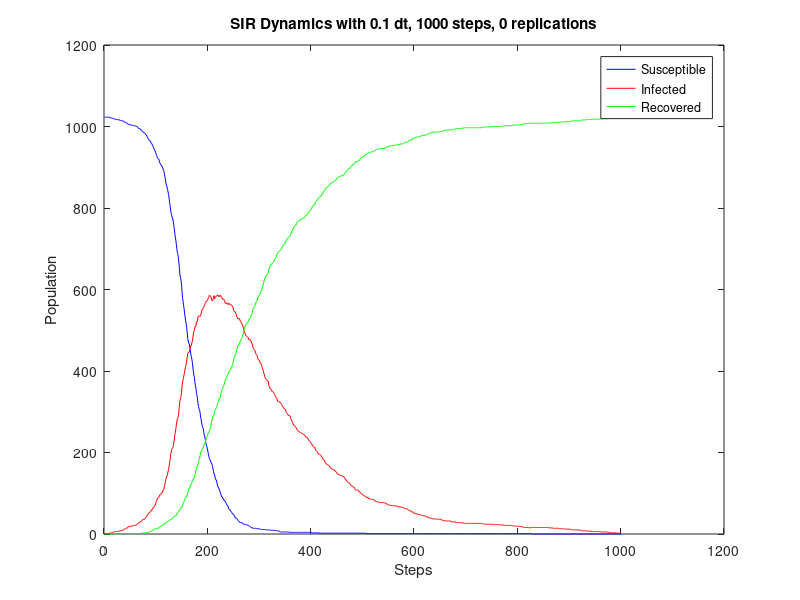

This figure's MATLAB source:
steps = 1000;
dt = 0.1;
replications = 0;
dynamics = [
1023.000,1.000,0.000;
1023.000,1.000,0.000;
1023.000,1.000,0.000;
1023.000,1.000,0.000;
1023.000,1.000,0.000;
1023.000,1.000,0.000;
1023.000,1.000,0.000;
1023.000,1.000,0.000;
1023.000,1.000,0.000;
1023.000,1.000,0.000;
1022.000,2.000,0.000;
1022.000,2.000,0.000;
1021.000,3.000,0.000;
1021.000,3.000,0.000;
1021.000,3.000,0.000;
1021.000,3.000,0.000;
1020.000,4.000,0.000;
1019.000,5.000,0.000;
1019.000,5.000,0.000;
1019.000,5.000,0.000;
1018.000,6.000,0.000;
1018.000,6.000,0.000;
1017.000,6.000,1.000;
1017.000,6.000,1.000;
1017.000,6.000,1.000;
1017.000,6.000,1.000;
1017.000,6.000,1.000;
1017.000,6.000,1.000;
1016.000,7.000,1.000;
1016.000,7.000,1.000;
1015.000,8.000,1.000;
1015.000,8.000,1.000;
1015.000,8.000,1.000;
1014.000,9.000,1.000;
1014.000,9.000,1.000;
1014.000,9.000,1.000;
1014.000,9.000,1.000;
1012.000,11.000,1.000;
1011.000,12.000,1.000;
1011.000,12.000,1.000;
1011.000,12.000,1.000;
1010.000,13.000,1.000;
1009.000,14.000,1.000;
1008.000,15.000,1.000;
1008.000,15.000,1.000;
1007.000,16.000,1.000;
1005.000,18.000,1.000;
1005.000,18.000,1.000;
1005.000,18.000,1.000;
1004.000,19.000,1.000;
1004.000,19.000,1.000;
1004.000,19.000,1.000;
1004.000,19.000,1.000;
1003.000,20.000,1.000;
1003.000,20.000,1.000;
1003.000,20.000,1.000;
1002.000,21.000,1.000;
1002.000,21.000,1.000;
1002.000,21.000,1.000;
1002.000,21.000,1.000;
1001.000,22.000,1.000;
1001.000,22.000,1.000;
1000.000,23.000,1.000;
1000.000,23.000,1.000;
998.000,25.000,1.000;
997.000,26.000,1.000;
995.000,28.000,1.000;
995.000,28.000,1.000;
995.000,28.000,1.000;
994.000,29.000,1.000;
992.000,31.000,1.000;
991.000,31.000,2.000;
991.000,31.000,2.000;
988.000,34.000,2.000;
987.000,35.000,2.000;
986.000,36.000,2.000;
985.000,37.000,2.000;
985.000,36.000,3.000;
983.000,38.000,3.000;
982.000,39.000,3.000;
980.000,41.000,3.000;
979.000,42.000,3.000;
976.000,45.000,3.000;
974.000,46.000,4.000;
971.000,49.000,4.000;
970.000,50.000,4.000;
967.000,52.000,5.000;
966.000,53.000,5.000;
965.000,53.000,6.000;
964.000,54.000,6.000;
960.000,57.000,7.000;
958.000,59.000,7.000;
957.000,59.000,8.000;
953.000,63.000,8.000;
951.000,64.000,9.000;
948.000,65.000,11.000;
945.000,67.000,12.000;
942.000,70.000,12.000;
940.000,71.000,13.000;
937.000,74.000,13.000;
931.000,80.000,13.000;
929.000,81.000,14.000;
924.000,86.000,14.000;
922.000,88.000,14.000;
921.000,89.000,14.000;
920.000,90.000,14.000;
916.000,92.000,16.000;
911.000,96.000,17.000;
909.000,97.000,18.000;
906.000,98.000,20.000;
905.000,99.000,20.000;
903.000,100.000,21.000;
900.000,103.000,21.000;
897.000,106.000,21.000;
893.000,109.000,22.000;
890.000,110.000,24.000;
883.000,117.000,24.000;
876.000,123.000,25.000;
869.000,129.000,26.000;
860.000,137.000,27.000;
856.000,140.000,28.000;
851.000,143.000,30.000;
846.000,147.000,31.000;
839.000,154.000,31.000;
833.000,158.000,33.000;
824.000,167.000,33.000;
813.000,176.000,35.000;
806.000,183.000,35.000;
793.000,196.000,35.000;
787.000,201.000,36.000;
781.000,207.000,36.000;
777.000,210.000,37.000;
773.000,211.000,40.000;
768.000,215.000,41.000;
758.000,223.000,43.000;
750.000,231.000,43.000;
738.000,242.000,44.000;
729.000,250.000,45.000;
721.000,258.000,45.000;
711.000,267.000,46.000;
700.000,275.000,49.000;
691.000,283.000,50.000;
686.000,285.000,53.000;
678.000,291.000,55.000;
665.000,302.000,57.000;
651.000,316.000,57.000;
636.000,328.000,60.000;
630.000,332.000,62.000;
623.000,337.000,64.000;
613.000,347.000,64.000;
595.000,363.000,66.000;
580.000,373.000,71.000;
571.000,378.000,75.000;
561.000,385.000,78.000;
553.000,391.000,80.000;
542.000,398.000,84.000;
532.000,405.000,87.000;
523.000,411.000,90.000;
516.000,417.000,91.000;
507.000,424.000,93.000;
496.000,433.000,95.000;
480.000,443.000,101.000;
474.000,445.000,105.000;
468.000,446.000,110.000;
467.000,446.000,111.000;
458.000,453.000,113.000;
451.000,455.000,118.000;
441.000,463.000,120.000;
436.000,463.000,125.000;
429.000,469.000,126.000;
421.000,473.000,130.000;
410.000,482.000,132.000;
398.000,491.000,135.000;
390.000,497.000,137.000;
384.000,500.000,140.000;
371.000,509.000,144.000;
364.000,508.000,152.000;
357.000,511.000,156.000;
345.000,521.000,158.000;
340.000,520.000,164.000;
332.000,523.000,169.000;
320.000,533.000,171.000;
313.000,535.000,176.000;
306.000,535.000,183.000;
304.000,535.000,185.000;
298.000,534.000,192.000;
286.000,537.000,201.000;
282.000,540.000,202.000;
272.000,547.000,205.000;
266.000,550.000,208.000;
262.000,552.000,210.000;
259.000,554.000,211.000;
251.000,556.000,217.000;
243.000,561.000,220.000;
239.000,563.000,222.000;
232.000,566.000,226.000;
225.000,568.000,231.000;
218.000,572.000,234.000;
215.000,571.000,238.000;
209.000,573.000,242.000;
203.000,576.000,245.000;
196.000,580.000,248.000;
191.000,582.000,251.000;
185.000,586.000,253.000;
183.000,585.000,256.000;
179.000,583.000,262.000;
176.000,582.000,266.000;
174.000,576.000,274.000;
171.000,573.000,280.000;
166.000,572.000,286.000;
160.000,576.000,288.000;
153.000,581.000,290.000;
147.000,585.000,292.000;
146.000,577.000,301.000;
139.000,581.000,304.000;
134.000,583.000,307.000;
133.000,583.000,308.000;
130.000,584.000,310.000;
123.000,584.000,317.000;
117.000,587.000,320.000;
115.000,586.000,323.000;
113.000,583.000,328.000;
110.000,582.000,332.000;
106.000,585.000,333.000;
102.000,586.000,336.000;
97.000,584.000,343.000;
95.000,581.000,348.000;
91.000,581.000,352.000;
91.000,576.000,357.000;
88.000,577.000,359.000;
86.000,576.000,362.000;
83.000,576.000,365.000;
83.000,573.000,368.000;
80.000,569.000,375.000;
80.000,566.000,378.000;
77.000,567.000,380.000;
74.000,566.000,384.000;
71.000,567.000,386.000;
69.000,564.000,391.000;
69.000,563.000,392.000;
63.000,566.000,395.000;
60.000,566.000,398.000;
60.000,564.000,400.000;
60.000,563.000,401.000;
56.000,564.000,404.000;
55.000,562.000,407.000;
53.000,562.000,409.000;
51.000,560.000,413.000;
50.000,558.000,416.000;
48.000,555.000,421.000;
48.000,549.000,427.000;
45.000,546.000,433.000;
44.000,546.000,434.000;
39.000,545.000,440.000;
39.000,542.000,443.000;
39.000,539.000,446.000;
38.000,532.000,454.000;
36.000,532.000,456.000;
34.000,528.000,462.000;
33.000,529.000,462.000;
31.000,528.000,465.000;
30.000,529.000,465.000;
28.000,525.000,471.000;
28.000,522.000,474.000;
28.000,520.000,476.000;
28.000,518.000,478.000;
27.000,515.000,482.000;
27.000,513.000,484.000;
25.000,510.000,489.000;
24.000,505.000,495.000;
24.000,500.000,500.000;
23.000,496.000,505.000;
23.000,492.000,509.000;
23.000,488.000,513.000;
23.000,487.000,514.000;
23.000,485.000,516.000;
22.000,484.000,518.000;
22.000,483.000,519.000;
21.000,482.000,521.000;
21.000,477.000,526.000;
20.000,478.000,526.000;
19.000,476.000,529.000;
17.000,477.000,530.000;
17.000,475.000,532.000;
16.000,472.000,536.000;
16.000,468.000,540.000;
15.000,466.000,543.000;
14.000,460.000,550.000;
14.000,455.000,555.000;
14.000,454.000,556.000;
14.000,452.000,558.000;
14.000,451.000,559.000;
14.000,446.000,564.000;
14.000,442.000,568.000;
14.000,440.000,570.000;
13.000,439.000,572.000;
13.000,435.000,576.000;
13.000,429.000,582.000;
13.000,428.000,583.000;
13.000,427.000,584.000;
12.000,425.000,587.000;
12.000,422.000,590.000;
12.000,418.000,594.000;
11.000,417.000,596.000;
11.000,416.000,597.000;
11.000,409.000,604.000;
11.000,405.000,608.000;
11.000,402.000,611.000;
11.000,396.000,617.000;
11.000,392.000,621.000;
11.000,387.000,626.000;
11.000,383.000,630.000;
10.000,381.000,633.000;
10.000,380.000,634.000;
10.000,379.000,635.000;
10.000,377.000,637.000;
10.000,376.000,638.000;
10.000,373.000,641.000;
10.000,364.000,650.000;
10.000,363.000,651.000;
10.000,359.000,655.000;
10.000,356.000,658.000;
9.000,355.000,660.000;
9.000,354.000,661.000;
9.000,351.000,664.000;
9.000,350.000,665.000;
9.000,349.000,666.000;
9.000,348.000,667.000;
9.000,345.000,670.000;
9.000,343.000,672.000;
9.000,339.000,676.000;
8.000,338.000,678.000;
8.000,335.000,681.000;
8.000,334.000,682.000;
8.000,330.000,686.000;
8.000,326.000,690.000;
8.000,325.000,691.000;
7.000,325.000,692.000;
7.000,324.000,693.000;
6.000,323.000,695.000;
5.000,323.000,696.000;
5.000,322.000,697.000;
5.000,320.000,699.000;
5.000,318.000,701.000;
5.000,315.000,704.000;
5.000,313.000,706.000;
5.000,310.000,709.000;
5.000,309.000,710.000;
5.000,308.000,711.000;
5.000,306.000,713.000;
5.000,306.000,713.000;
5.000,301.000,718.000;
5.000,298.000,721.000;
5.000,296.000,723.000;
5.000,294.000,725.000;
5.000,293.000,726.000;
5.000,291.000,728.000;
4.000,292.000,728.000;
4.000,290.000,730.000;
4.000,290.000,730.000;
4.000,287.000,733.000;
4.000,282.000,738.000;
4.000,278.000,742.000;
4.000,277.000,743.000;
4.000,273.000,747.000;
4.000,271.000,749.000;
4.000,267.000,753.000;
4.000,266.000,754.000;
4.000,266.000,754.000;
4.000,263.000,757.000;
4.000,262.000,758.000;
4.000,261.000,759.000;
4.000,258.000,762.000;
4.000,256.000,764.000;
4.000,254.000,766.000;
4.000,252.000,768.000;
4.000,252.000,768.000;
4.000,251.000,769.000;
4.000,250.000,770.000;
4.000,249.000,771.000;
4.000,249.000,771.000;
4.000,247.000,773.000;
4.000,247.000,773.000;
4.000,246.000,774.000;
4.000,245.000,775.000;
4.000,245.000,775.000;
4.000,244.000,776.000;
4.000,243.000,777.000;
4.000,241.000,779.000;
4.000,239.000,781.000;
4.000,238.000,782.000;
4.000,238.000,782.000;
4.000,238.000,782.000;
4.000,235.000,785.000;
4.000,233.000,787.000;
4.000,230.000,790.000;
4.000,229.000,791.000;
4.000,228.000,792.000;
4.000,226.000,794.000;
4.000,225.000,795.000;
4.000,222.000,798.000;
3.000,221.000,800.000;
3.000,218.000,803.000;
3.000,217.000,804.000;
3.000,214.000,807.000;
3.000,214.000,807.000;
3.000,213.000,808.000;
3.000,213.000,808.000;
3.000,208.000,813.000;
3.000,205.000,816.000;
3.000,204.000,817.000;
3.000,203.000,818.000;
3.000,200.000,821.000;
3.000,199.000,822.000;
3.000,196.000,825.000;
2.000,196.000,826.000;
2.000,195.000,827.000;
2.000,195.000,827.000;
2.000,194.000,828.000;
2.000,193.000,829.000;
2.000,189.000,833.000;
2.000,188.000,834.000;
2.000,188.000,834.000;
2.000,183.000,839.000;
2.000,182.000,840.000;
2.000,181.000,841.000;
2.000,180.000,842.000;
2.000,175.000,847.000;
2.000,174.000,848.000;
2.000,173.000,849.000;
2.000,172.000,850.000;
2.000,170.000,852.000;
2.000,170.000,852.000;
2.000,169.000,853.000;
2.000,169.000,853.000;
2.000,167.000,855.000;
2.000,165.000,857.000;
2.000,163.000,859.000;
2.000,161.000,861.000;
2.000,161.000,861.000;
2.000,160.000,862.000;
2.000,159.000,863.000;
2.000,159.000,863.000;
2.000,158.000,864.000;
2.000,157.000,865.000;
2.000,157.000,865.000;
2.000,155.000,867.000;
2.000,153.000,869.000;
2.000,153.000,869.000;
2.000,152.000,870.000;
2.000,149.000,873.000;
2.000,147.000,875.000;
2.000,147.000,875.000;
2.000,146.000,876.000;
2.000,145.000,877.000;
2.000,145.000,877.000;
2.000,144.000,878.000;
2.000,144.000,878.000;
2.000,143.000,879.000;
2.000,143.000,879.000;
2.000,143.000,879.000;
2.000,141.000,881.000;
2.000,141.000,881.000;
2.000,141.000,881.000;
2.000,139.000,883.000;
2.000,137.000,885.000;
2.000,135.000,887.000;
2.000,133.000,889.000;
2.000,132.000,890.000;
2.000,130.000,892.000;
2.000,129.000,893.000;
2.000,127.000,895.000;
2.000,126.000,896.000;
2.000,126.000,896.000;
2.000,125.000,897.000;
2.000,123.000,899.000;
2.000,121.000,901.000;
2.000,120.000,902.000;
2.000,118.000,904.000;
2.000,118.000,904.000;
2.000,117.000,905.000;
2.000,116.000,906.000;
2.000,115.000,907.000;
2.000,115.000,907.000;
2.000,112.000,910.000;
2.000,109.000,913.000;
2.000,108.000,914.000;
2.000,108.000,914.000;
2.000,108.000,914.000;
2.000,108.000,914.000;
2.000,108.000,914.000;
2.000,107.000,915.000;
2.000,105.000,917.000;
2.000,105.000,917.000;
2.000,104.000,918.000;
2.000,101.000,921.000;
2.000,100.000,922.000;
2.000,98.000,924.000;
2.000,98.000,924.000;
2.000,97.000,925.000;
2.000,96.000,926.000;
2.000,95.000,927.000;
2.000,95.000,927.000;
2.000,93.000,929.000;
2.000,92.000,930.000;
2.000,91.000,931.000;
2.000,91.000,931.000;
1.000,91.000,932.000;
1.000,89.000,934.000;
1.000,89.000,934.000;
1.000,89.000,934.000;
1.000,87.000,936.000;
1.000,87.000,936.000;
1.000,87.000,936.000;
1.000,86.000,937.000;
1.000,86.000,937.000;
1.000,85.000,938.000;
1.000,85.000,938.000;
1.000,85.000,938.000;
1.000,85.000,938.000;
1.000,85.000,938.000;
1.000,85.000,938.000;
1.000,83.000,940.000;
1.000,82.000,941.000;
1.000,81.000,942.000;
1.000,80.000,943.000;
1.000,79.000,944.000;
1.000,79.000,944.000;
1.000,79.000,944.000;
1.000,79.000,944.000;
1.000,78.000,945.000;
1.000,78.000,945.000;
1.000,78.000,945.000;
1.000,78.000,945.000;
1.000,77.000,946.000;
1.000,77.000,946.000;
1.000,77.000,946.000;
1.000,77.000,946.000;
1.000,77.000,946.000;
1.000,77.000,946.000;
1.000,77.000,946.000;
1.000,77.000,946.000;
1.000,76.000,947.000;
1.000,76.000,947.000;
1.000,76.000,947.000;
1.000,75.000,948.000;
1.000,75.000,948.000;
1.000,72.000,951.000;
1.000,72.000,951.000;
1.000,72.000,951.000;
1.000,72.000,951.000;
1.000,71.000,952.000;
1.000,70.000,953.000;
1.000,70.000,953.000;
1.000,70.000,953.000;
1.000,70.000,953.000;
1.000,70.000,953.000;
1.000,70.000,953.000;
1.000,69.000,954.000;
1.000,69.000,954.000;
1.000,69.000,954.000;
1.000,69.000,954.000;
1.000,69.000,954.000;
1.000,69.000,954.000;
1.000,69.000,954.000;
1.000,69.000,954.000;
1.000,69.000,954.000;
1.000,68.000,955.000;
1.000,67.000,956.000;
1.000,67.000,956.000;
1.000,67.000,956.000;
1.000,67.000,956.000;
1.000,66.000,957.000;
1.000,66.000,957.000;
1.000,66.000,957.000;
1.000,66.000,957.000;
1.000,66.000,957.000;
1.000,65.000,958.000;
1.000,65.000,958.000;
1.000,64.000,959.000;
1.000,63.000,960.000;
1.000,62.000,961.000;
1.000,62.000,961.000;
1.000,62.000,961.000;
1.000,62.000,961.000;
1.000,62.000,961.000;
1.000,61.000,962.000;
1.000,60.000,963.000;
1.000,59.000,964.000;
1.000,58.000,965.000;
1.000,57.000,966.000;
1.000,57.000,966.000;
1.000,57.000,966.000;
1.000,57.000,966.000;
1.000,54.000,969.000;
1.000,54.000,969.000;
1.000,54.000,969.000;
1.000,54.000,969.000;
1.000,53.000,970.000;
1.000,51.000,972.000;
1.000,50.000,973.000;
1.000,50.000,973.000;
1.000,50.000,973.000;
1.000,50.000,973.000;
1.000,49.000,974.000;
1.000,49.000,974.000;
1.000,49.000,974.000;
1.000,48.000,975.000;
1.000,48.000,975.000;
1.000,48.000,975.000;
1.000,48.000,975.000;
1.000,47.000,976.000;
1.000,47.000,976.000;
1.000,46.000,977.000;
1.000,45.000,978.000;
1.000,45.000,978.000;
1.000,45.000,978.000;
1.000,45.000,978.000;
1.000,45.000,978.000;
1.000,45.000,978.000;
1.000,44.000,979.000;
1.000,44.000,979.000;
1.000,44.000,979.000;
1.000,43.000,980.000;
1.000,42.000,981.000;
1.000,41.000,982.000;
1.000,41.000,982.000;
1.000,41.000,982.000;
1.000,40.000,983.000;
1.000,39.000,984.000;
1.000,39.000,984.000;
1.000,39.000,984.000;
1.000,39.000,984.000;
1.000,39.000,984.000;
1.000,38.000,985.000;
1.000,37.000,986.000;
1.000,37.000,986.000;
1.000,37.000,986.000;
1.000,37.000,986.000;
1.000,37.000,986.000;
1.000,37.000,986.000;
1.000,37.000,986.000;
1.000,37.000,986.000;
1.000,37.000,986.000;
1.000,37.000,986.000;
1.000,36.000,987.000;
1.000,36.000,987.000;
1.000,36.000,987.000;
1.000,36.000,987.000;
1.000,36.000,987.000;
1.000,36.000,987.000;
1.000,35.000,988.000;
1.000,35.000,988.000;
1.000,35.000,988.000;
1.000,34.000,989.000;
1.000,33.000,990.000;
1.000,33.000,990.000;
1.000,33.000,990.000;
1.000,33.000,990.000;
1.000,32.000,991.000;
1.000,32.000,991.000;
1.000,32.000,991.000;
1.000,32.000,991.000;
1.000,32.000,991.000;
1.000,32.000,991.000;
1.000,32.000,991.000;
1.000,32.000,991.000;
1.000,32.000,991.000;
1.000,32.000,991.000;
1.000,32.000,991.000;
1.000,32.000,991.000;
1.000,30.000,993.000;
1.000,30.000,993.000;
1.000,30.000,993.000;
1.000,30.000,993.000;
1.000,30.000,993.000;
1.000,30.000,993.000;
1.000,30.000,993.000;
1.000,30.000,993.000;
1.000,29.000,994.000;
1.000,28.000,995.000;
1.000,28.000,995.000;
1.000,28.000,995.000;
1.000,28.000,995.000;
1.000,28.000,995.000;
1.000,28.000,995.000;
1.000,28.000,995.000;
1.000,28.000,995.000;
1.000,28.000,995.000;
1.000,28.000,995.000;
1.000,28.000,995.000;
1.000,28.000,995.000;
1.000,27.000,996.000;
1.000,27.000,996.000;
1.000,27.000,996.000;
1.000,27.000,996.000;
1.000,26.000,997.000;
1.000,26.000,997.000;
1.000,26.000,997.000;
1.000,26.000,997.000;
1.000,26.000,997.000;
1.000,26.000,997.000;
1.000,26.000,997.000;
1.000,26.000,997.000;
1.000,26.000,997.000;
1.000,26.000,997.000;
1.000,26.000,997.000;
1.000,26.000,997.000;
1.000,26.000,997.000;
1.000,26.000,997.000;
1.000,26.000,997.000;
1.000,26.000,997.000;
1.000,26.000,997.000;
1.000,26.000,997.000;
1.000,26.000,997.000;
1.000,26.000,997.000;
1.000,26.000,997.000;
1.000,26.000,997.000;
1.000,26.000,997.000;
1.000,26.000,997.000;
1.000,26.000,997.000;
1.000,26.000,997.000;
1.000,26.000,997.000;
1.000,26.000,997.000;
1.000,26.000,997.000;
1.000,26.000,997.000;
1.000,26.000,997.000;
1.000,26.000,997.000;
1.000,26.000,997.000;
1.000,26.000,997.000;
1.000,26.000,997.000;
1.000,25.000,998.000;
1.000,25.000,998.000;
1.000,25.000,998.000;
1.000,25.000,998.000;
1.000,24.000,999.000;
1.000,24.000,999.000;
1.000,24.000,999.000;
1.000,24.000,999.000;
1.000,24.000,999.000;
1.000,24.000,999.000;
1.000,24.000,999.000;
1.000,24.000,999.000;
1.000,24.000,999.000;
1.000,24.000,999.000;
1.000,24.000,999.000;
1.000,24.000,999.000;
1.000,24.000,999.000;
1.000,24.000,999.000;
1.000,24.000,999.000;
1.000,24.000,999.000;
1.000,23.000,1000.000;
1.000,23.000,1000.000;
1.000,23.000,1000.000;
1.000,23.000,1000.000;
1.000,23.000,1000.000;
1.000,23.000,1000.000;
1.000,23.000,1000.000;
1.000,23.000,1000.000;
1.000,23.000,1000.000;
1.000,23.000,1000.000;
1.000,23.000,1000.000;
1.000,23.000,1000.000;
1.000,23.000,1000.000;
1.000,23.000,1000.000;
1.000,23.000,1000.000;
1.000,23.000,1000.000;
1.000,22.000,1001.000;
1.000,22.000,1001.000;
1.000,22.000,1001.000;
1.000,22.000,1001.000;
1.000,22.000,1001.000;
1.000,22.000,1001.000;
1.000,22.000,1001.000;
1.000,22.000,1001.000;
1.000,21.000,1002.000;
1.000,21.000,1002.000;
1.000,21.000,1002.000;
1.000,21.000,1002.000;
1.000,21.000,1002.000;
1.000,21.000,1002.000;
1.000,21.000,1002.000;
1.000,21.000,1002.000;
1.000,21.000,1002.000;
1.000,21.000,1002.000;
1.000,21.000,1002.000;
1.000,21.000,1002.000;
1.000,21.000,1002.000;
1.000,21.000,1002.000;
1.000,20.000,1003.000;
1.000,20.000,1003.000;
1.000,20.000,1003.000;
1.000,20.000,1003.000;
1.000,20.000,1003.000;
1.000,20.000,1003.000;
1.000,19.000,1004.000;
1.000,19.000,1004.000;
1.000,19.000,1004.000;
1.000,19.000,1004.000;
1.000,19.000,1004.000;
1.000,19.000,1004.000;
1.000,19.000,1004.000;
1.000,19.000,1004.000;
1.000,19.000,1004.000;
1.000,19.000,1004.000;
1.000,19.000,1004.000;
1.000,18.000,1005.000;
1.000,18.000,1005.000;
1.000,18.000,1005.000;
1.000,18.000,1005.000;
1.000,18.000,1005.000;
1.000,16.000,1007.000;
1.000,16.000,1007.000;
1.000,16.000,1007.000;
1.000,16.000,1007.000;
1.000,16.000,1007.000;
1.000,16.000,1007.000;
1.000,16.000,1007.000;
1.000,16.000,1007.000;
1.000,16.000,1007.000;
1.000,16.000,1007.000;
1.000,16.000,1007.000;
1.000,15.000,1008.000;
1.000,15.000,1008.000;
1.000,15.000,1008.000;
1.000,15.000,1008.000;
0.000,16.000,1008.000;
0.000,16.000,1008.000;
0.000,16.000,1008.000;
0.000,16.000,1008.000;
0.000,16.000,1008.000;
0.000,16.000,1008.000;
0.000,16.000,1008.000;
0.000,16.000,1008.000;
0.000,16.000,1008.000;
0.000,16.000,1008.000;
0.000,16.000,1008.000;
0.000,16.000,1008.000;
0.000,16.000,1008.000;
0.000,16.000,1008.000;
0.000,16.000,1008.000;
0.000,16.000,1008.000;
0.000,16.000,1008.000;
0.000,16.000,1008.000;
0.000,16.000,1008.000;
0.000,16.000,1008.000;
0.000,16.000,1008.000;
0.000,16.000,1008.000;
0.000,16.000,1008.000;
0.000,16.000,1008.000;
0.000,16.000,1008.000;
0.000,16.000,1008.000;
0.000,16.000,1008.000;
0.000,16.000,1008.000;
0.000,16.000,1008.000;
0.000,16.000,1008.000;
0.000,16.000,1008.000;
0.000,16.000,1008.000;
0.000,16.000,1008.000;
0.000,16.000,1008.000;
0.000,15.000,1009.000;
0.000,15.000,1009.000;
0.000,15.000,1009.000;
0.000,15.000,1009.000;
0.000,15.000,1009.000;
0.000,15.000,1009.000;
0.000,15.000,1009.000;
0.000,15.000,1009.000;
0.000,14.000,1010.000;
0.000,14.000,1010.000;
0.000,14.000,1010.000;
0.000,14.000,1010.000;
0.000,14.000,1010.000;
0.000,14.000,1010.000;
0.000,14.000,1010.000;
0.000,14.000,1010.000;
0.000,14.000,1010.000;
0.000,14.000,1010.000;
0.000,14.000,1010.000;
0.000,14.000,1010.000;
0.000,13.000,1011.000;
0.000,13.000,1011.000;
0.000,13.000,1011.000;
0.000,13.000,1011.000;
0.000,13.000,1011.000;
0.000,13.000,1011.000;
0.000,13.000,1011.000;
0.000,13.000,1011.000;
0.000,13.000,1011.000;
0.000,13.000,1011.000;
0.000,12.000,1012.000;
0.000,12.000,1012.000;
0.000,12.000,1012.000;
0.000,12.000,1012.000;
0.000,12.000,1012.000;
0.000,12.000,1012.000;
0.000,12.000,1012.000;
0.000,12.000,1012.000;
0.000,12.000,1012.000;
0.000,12.000,1012.000;
0.000,12.000,1012.000;
0.000,12.000,1012.000;
0.000,12.000,1012.000;
0.000,11.000,1013.000;
0.000,11.000,1013.000;
0.000,10.000,1014.000;
0.000,10.000,1014.000;
0.000,10.000,1014.000;
0.000,10.000,1014.000;
0.000,10.000,1014.000;
0.000,10.000,1014.000;
0.000,10.000,1014.000;
0.000,10.000,1014.000;
0.000,10.000,1014.000;
0.000,10.000,1014.000;
0.000,10.000,1014.000;
0.000,10.000,1014.000;
0.000,10.000,1014.000;
0.000,10.000,1014.000;
0.000,10.000,1014.000;
0.000,10.000,1014.000;
0.000,9.000,1015.000;
0.000,9.000,1015.000;
0.000,8.000,1016.000;
0.000,8.000,1016.000;
0.000,8.000,1016.000;
0.000,8.000,1016.000;
0.000,8.000,1016.000;
0.000,8.000,1016.000;
0.000,8.000,1016.000;
0.000,8.000,1016.000;
0.000,8.000,1016.000;
0.000,7.000,1017.000;
0.000,7.000,1017.000;
0.000,7.000,1017.000;
0.000,7.000,1017.000;
0.000,7.000,1017.000;
0.000,7.000,1017.000;
0.000,7.000,1017.000;
0.000,7.000,1017.000;
0.000,7.000,1017.000;
0.000,7.000,1017.000;
0.000,7.000,1017.000;
0.000,6.000,1018.000;
0.000,6.000,1018.000;
0.000,6.000,1018.000;
0.000,6.000,1018.000;
0.000,6.000,1018.000;
0.000,6.000,1018.000;
0.000,6.000,1018.000;
0.000,6.000,1018.000;
0.000,6.000,1018.000;
0.000,6.000,1018.000;
0.000,6.000,1018.000;
0.000,6.000,1018.000;
0.000,6.000,1018.000;
0.000,6.000,1018.000;
0.000,6.000,1018.000;
0.000,6.000,1018.000;
0.000,6.000,1018.000;
0.000,6.000,1018.000;
0.000,5.000,1019.000;
0.000,5.000,1019.000;
0.000,5.000,1019.000;
0.000,5.000,1019.000;
0.000,5.000,1019.000;
0.000,5.000,1019.000;
0.000,5.000,1019.000;
0.000,5.000,1019.000;
0.000,5.000,1019.000;
0.000,5.000,1019.000;
0.000,5.000,1019.000;
0.000,5.000,1019.000;
0.000,5.000,1019.000;
0.000,5.000,1019.000;
0.000,4.000,1020.000;
0.000,4.000,1020.000;
0.000,4.000,1020.000;
0.000,3.000,1021.000;
0.000,3.000,1021.000;
0.000,3.000,1021.000;
0.000,3.000,1021.000;
0.000,3.000,1021.000;
0.000,3.000,1021.000;
0.000,3.000,1021.000;
0.000,3.000,1021.000;
0.000,3.000,1021.000;
0.000,3.000,1021.000;
0.000,3.000,1021.000;
0.000,3.000,1021.000;
0.000,3.000,1021.000;
0.000,2.000,1022.000;
0.000,2.000,1022.000;
0.000,2.000,1022.000;
0.000,2.000,1022.000;
0.000,2.000,1022.000;
0.000,2.000,1022.000;
0.000,2.000,1022.000;
0.000,2.000,1022.000;
0.000,1.000,1023.000;
0.000,1.000,1023.000;
];
susceptibleRatio = dynamics (:, 1);
infectedRatio = dynamics (:, 2);
recoveredRatio = dynamics (:, 3);
figure
plot (susceptibleRatio.', 'color', 'blue');
hold on
plot (infectedRatio.', 'color', 'red');
hold on
plot (recoveredRatio.', 'color', 'green');
xlabel ('Steps');
ylabel ('Population');
legend('Susceptible','Infected', 'Recovered');
title ('SIR Dynamics with 0.1 dt, 1000 steps, 0 replications');
